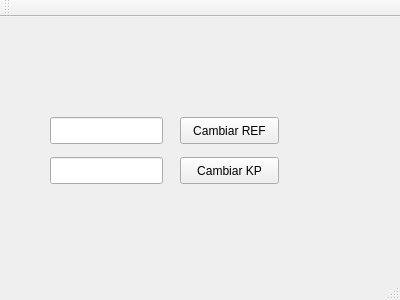
<?xml version="1.0" encoding="UTF-8"?>
<ui version="4.0">
 <class>GUI</class>
 <widget class="QMainWindow" name="GUI">
  <property name="geometry">
   <rect>
    <x>0</x>
    <y>0</y>
    <width>400</width>
    <height>300</height>
   </rect>
  </property>
  <property name="windowTitle">
   <string>GUI</string>
  </property>
  <widget class="QWidget" name="centralWidget">
   <widget class="QLineEdit" name="lineEdit">
    <property name="geometry">
     <rect>
      <x>50</x>
      <y>100</y>
      <width>113</width>
      <height>27</height>
     </rect>
    </property>
   </widget>
   <widget class="QPushButton" name="pushButton">
    <property name="geometry">
     <rect>
      <x>180</x>
      <y>100</y>
      <width>99</width>
      <height>27</height>
     </rect>
    </property>
    <property name="text">
     <string>Cambiar REF</string>
    </property>
   </widget>
   <widget class="QPushButton" name="pushButton_2">
    <property name="geometry">
     <rect>
      <x>180</x>
      <y>140</y>
      <width>99</width>
      <height>27</height>
     </rect>
    </property>
    <property name="text">
     <string>Cambiar KP</string>
    </property>
   </widget>
   <widget class="QLineEdit" name="lineEdit_2">
    <property name="geometry">
     <rect>
      <x>50</x>
      <y>140</y>
      <width>113</width>
      <height>27</height>
     </rect>
    </property>
   </widget>
  </widget>
  <widget class="QMenuBar" name="menuBar">
   <property name="geometry">
    <rect>
     <x>0</x>
     <y>0</y>
     <width>400</width>
     <height>25</height>
    </rect>
   </property>
  </widget>
  <widget class="QToolBar" name="mainToolBar">
   <attribute name="toolBarArea">
    <enum>TopToolBarArea</enum>
   </attribute>
   <attribute name="toolBarBreak">
    <bool>false</bool>
   </attribute>
  </widget>
  <widget class="QStatusBar" name="statusBar"/>
 </widget>
 <layoutdefault spacing="6" margin="11"/>
 <resources/>
 <connections/>
</ui>
